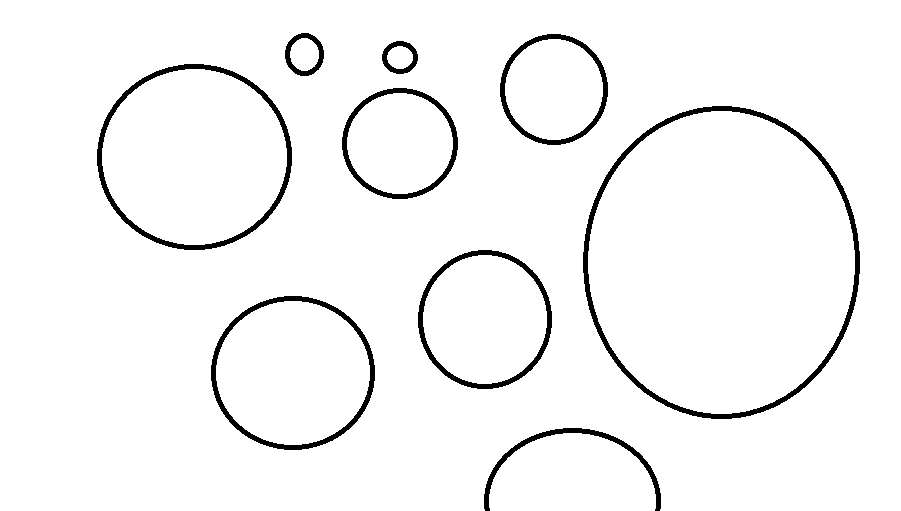
#> input picture python/hafta15/circle.png, 901 x 511 px
$ python hough_circle.py
#> lines starting #> are read from the running program, lines starting #| are printed output that depends on the picture; after the words box and inside, x2 and y2 are one past the last pixel; in counts of white or black regions, pixels touching at a corner belong together
import cv2
import numpy as np

# Load the image
image = cv2.imread('circle.png')
#> image is the input picture: shape (511, 901, 3); 96.2% white; 9 black regions, largest, box (x1, y1, x2, y2) and area: (583, 106, 860, 419) 4541, (97, 64, 292, 250) 2903, (211, 296, 375, 450) 2393

gray = cv2.cvtColor(image, cv2.COLOR_BGR2GRAY)

blurred = cv2.GaussianBlur(gray, (9, 9), 2)
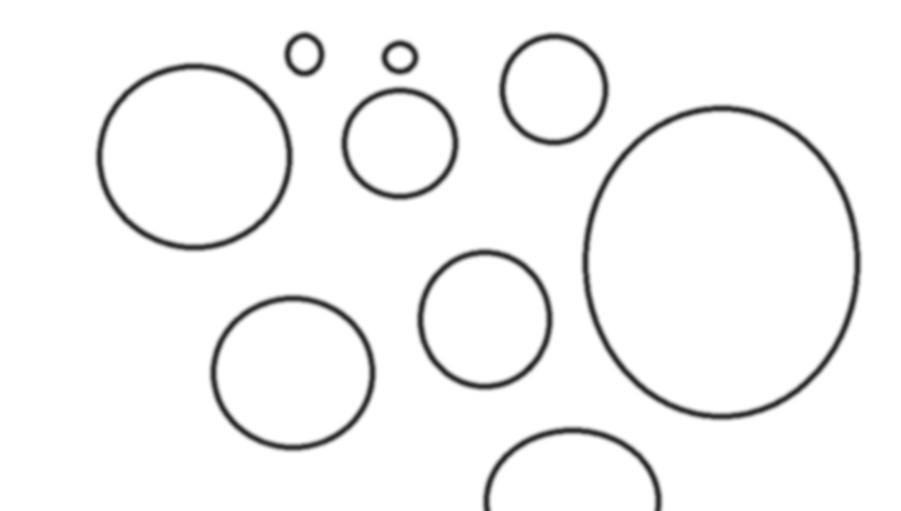
#> blurred: shape (511, 901); min 37, max 255, mean 245.3


# [6 lines of commented-out code are left out]
circles = cv2.HoughCircles(blurred, cv2.HOUGH_GRADIENT, dp=1.1, minDist=80,
                           param1=120, param2=28, minRadius=8, maxRadius=150)
#> circles = [[191.9, 156.8, 93.8], [721, 291, 127.6], [484.6, 320.6, 67.62], [298.6, 372.4, 70.15], [553.9, 88.55, 49.36], [398.8, 140.2, 53.54], [580.2, 511, 82.47], [304.1, 52.25, 19.66], [397.6, 56.65, 16.25]]
if circles is not None:
    circles = np.uint16(np.around(circles))
#> circles = [[192, 157, 94], [721, 291, 128], [485, 321, 68], [299, 372, 70], [554, 89, 49], [399, 140, 54], [580, 511, 82], [304, 52, 20], [398, 57, 16]]
    for i in circles[0, :]:
        cv2.circle(image, (i[0], i[1]), i[2], (0, 255, 0), 2)
        cv2.circle(image, (i[0], i[1]), 2, (0, 0, 255), 3)
#> this loop made 9 passes
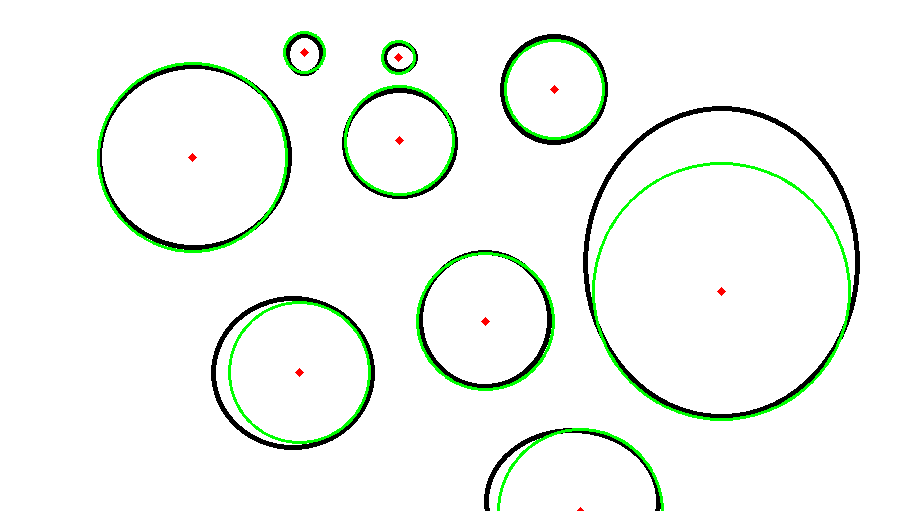
#> image: shape (511, 901, 3); 2.27% of pixels changed, all inside (x1, y1, x2, y2) = (97, 31, 851, 511)

cv2.imshow('Detected Circles', image)
cv2.waitKey(0)

$ run again, with python/hafta15/line.jpg saved as python/hafta15/circle.png
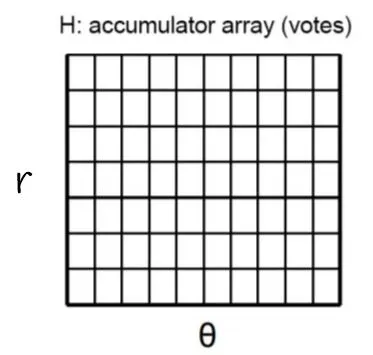
#> input picture python/hafta15/line.jpg, 373 x 355 px
#> image is the input picture: shape (355, 373, 3); mean B, G, R 227, 227, 227
#> `blurred = cv2.GaussianBlur(gray, (9, 9), 2)`:
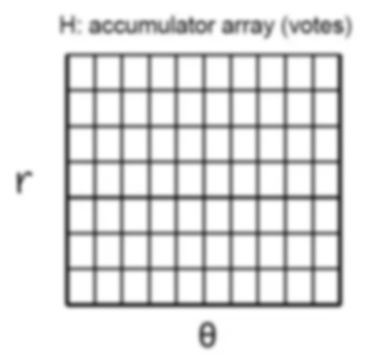
#> blurred: shape (355, 373); min 57, max 255, mean 227
#> `circles = cv2.HoughCircles(blurred, cv2.HOUGH_GRADIENT, dp=1.1, minDis..`: circles = 16 rows, first 8: [169.9, 176.6, 90.06], [243.7, 91.85, 71.91], [162.2, 88.55, 70.59], [253.6, 176.6, 90.06], [363.6, 150.2, 136], [205.2, 249.2, 54.97], [120.5, 250.2, 57.28], [43.45, 146.9, 130]
#> `circles = np.uint16(np.around(circles))`: circles = 16 rows, first 8: [170, 177, 90], [244, 92, 72], [162, 89, 71], [254, 177, 90], [364, 150, 136], [205, 249, 55], [120, 250, 57], [43, 147, 130]
#> the loop `for i in circles[0, :]:` made 16 passes
#> after the loop `for i in circles[0, :]:`:
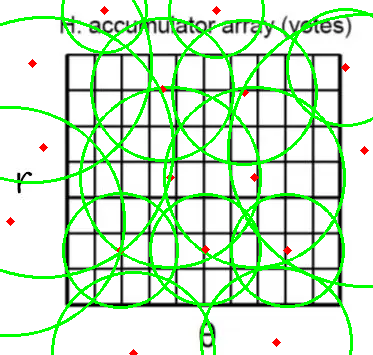
#> image: shape (355, 373, 3); 12.74% of pixels changed, all inside (x1, y1, x2, y2) = (0, 0, 373, 355)
